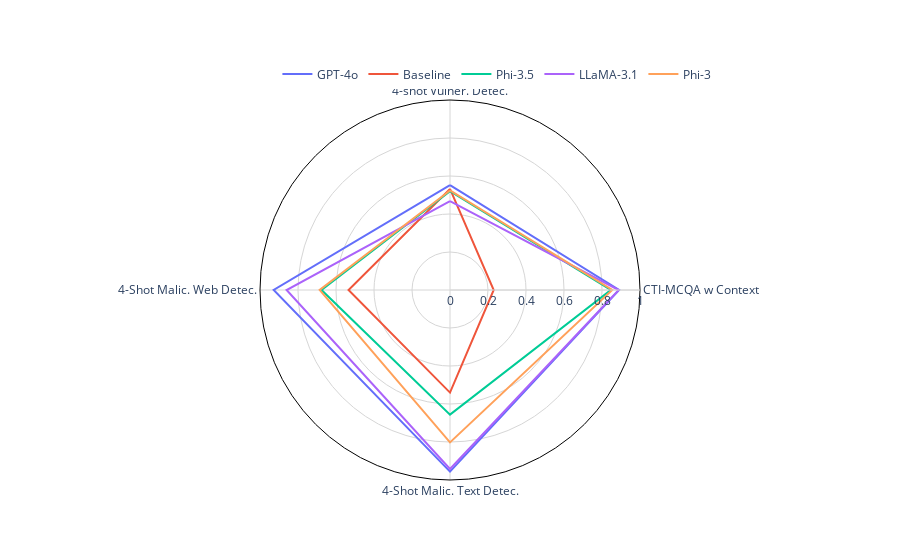

Source (notebook cell):
### Code cell
# Using plotly build radar chart for each binary feature: "Stochastic", "Dialog", "Darkness", "Nonstandard Action", "Inventory"
import plotly.express as px
import plotly.graph_objects as go


fig = px.line_polar(aug_run_df,
                    r="final/normalized_score",
                    theta="env",
                    line_group="model",
                    color="model",
                    line_close=True,
                    #template="plotly_dark",
                    title="Normalized score per task",)
fig.update_layout(polar=dict(radialaxis=dict(range=[0, 1])))

# Move legend to the bottom left
fig.update_layout(legend=dict(
    orientation="h",
    yanchor="bottom",
    y=1.03,
    xanchor="right",
    x=0.86
))
# Hide title
fig.update_layout(title="")
fig.update_polars(bgcolor='white', angularaxis_linecolor = "black", radialaxis_gridcolor = "#d6d6d6", 
                  angularaxis_gridcolor = "#d6d6d6", radialaxis_linecolor = "#d6d6d6")

# Hide legen title
fig.update_layout(legend_title="")
# Change figure size to be
fig.write_image("radar_chart_aug.png", width=800, height=800)
fig.show()

### Figure 1 — Plotly figure (JSON) as saved in the notebook; plotly's stock layout.template omitted (floating-point values rounded to 4 significant figures)
{"data": [{"hovertemplate": "model=GPT-4o<br>final/normalized_score=%{r}<br>env=%{theta}<extra></extra>", "legendgroup": "GPT-4o", "line": {"color": "#636efa", "dash": "solid"}, "marker": {"symbol": "circle"}, "mode": "lines", "name": "GPT-4o", "r": [0.552, 0.89, 0.956, 0.928, 0.552], "showlegend": true, "subplot": "polar", "theta": ["4-shot Vulner. Detec.", "CTI-MCQA w Context", "4-Shot Malic. Text Detec.", "4-Shot Malic. Web Detec.", "4-shot Vulner. Detec."], "type": "scatterpolar"}, {"hovertemplate": "model=Baseline<br>final/normalized_score=%{r}<br>env=%{theta}<extra></extra>", "legendgroup": "Baseline", "line": {"color": "#EF553B", "dash": "solid"}, "marker": {"symbol": "circle"}, "mode": "lines", "name": "Baseline", "r": [0.532, 0.23, 0.54, 0.534, 0.532], "showlegend": true, "subplot": "polar", "theta": ["4-shot Vulner. Detec.", "CTI-MCQA w Context", "4-Shot Malic. Text Detec.", "4-Shot Malic. Web Detec.", "4-shot Vulner. Detec."], "type": "scatterpolar"}, {"hovertemplate": "model=Phi-3.5<br>final/normalized_score=%{r}<br>env=%{theta}<extra></extra>", "legendgroup": "Phi-3.5", "line": {"color": "#00cc96", "dash": "solid"}, "marker": {"symbol": "circle"}, "mode": "lines", "name": "Phi-3.5", "r": [0.52, 0.846, 0.656, 0.676, 0.52], "showlegend": true, "subplot": "polar", "theta": ["4-shot Vulner. Detec.", "CTI-MCQA w Context", "4-Shot Malic. Text Detec.", "4-Shot Malic. Web Detec.", "4-shot Vulner. Detec."], "type": "scatterpolar"}, {"hovertemplate": "model=LLaMA-3.1<br>final/normalized_score=%{r}<br>env=%{theta}<extra></extra>", "legendgroup": "LLaMA-3.1", "line": {"color": "#ab63fa", "dash": "solid"}, "marker": {"symbol": "circle"}, "mode": "lines", "name": "LLaMA-3.1", "r": [0.468, 0.888, 0.942, 0.86, 0.468], "showlegend": true, "subplot": "polar", "theta": ["4-shot Vulner. Detec.", "CTI-MCQA w Context", "4-Shot Malic. Text Detec.", "4-Shot Malic. Web Detec.", "4-shot Vulner. Detec."], "type": "scatterpolar"}, {"hovertemplate": "model=Phi-3<br>final/normalized_score=%{r}<br>env=%{theta}<extra></extra>", "legendgroup": "Phi-3", "line": {"color": "#FFA15A", "dash": "solid"}, "marker": {"symbol": "circle"}, "mode": "lines", "name": "Phi-3", "r": [0.524, 0.854, 0.802, 0.686, 0.524], "showlegend": true, "subplot": "polar", "theta": ["4-shot Vulner. Detec.", "CTI-MCQA w Context", "4-Shot Malic. Text Detec.", "4-Shot Malic. Web Detec.", "4-shot Vulner. Detec."], "type": "scatterpolar"}], "layout": {"legend": {"orientation": "h", "title": {"text": ""}, "tracegroupgap": 0, "x": 0.86, "xanchor": "right", "y": 1.03, "yanchor": "bottom"}, "polar": {"angularaxis": {"direction": "clockwise", "gridcolor": "#d6d6d6", "linecolor": "black", "rotation": 90}, "bgcolor": "white", "domain": {"x": [0, 1], "y": [0, 1]}, "radialaxis": {"gridcolor": "#d6d6d6", "linecolor": "#d6d6d6", "range": [0, 1]}}, "title": {"text": ""}}}
